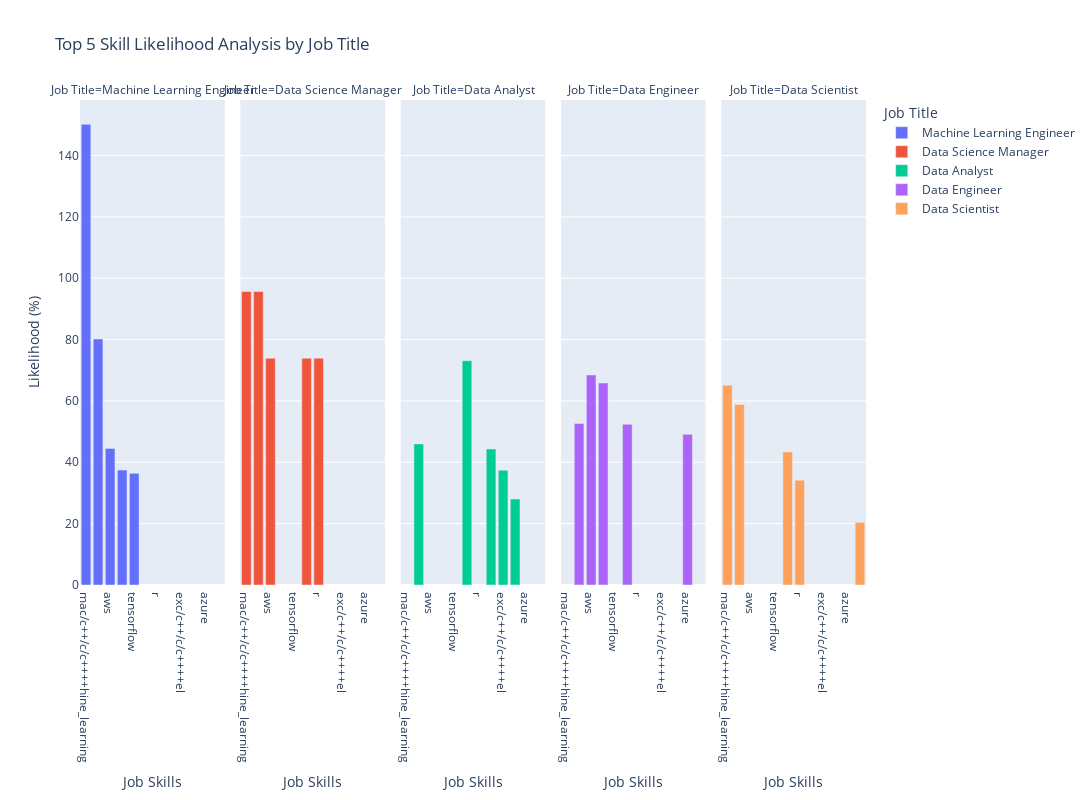

Write notebook code for a chart like this one.
### Code cell
# Function to get top 5 skills for each job title
def get_top_5_skills(job_title):
    return skill_likelihood[skill_likelihood['Job Title'] == job_title].nlargest(5, 'Likelihood (%)')

# Get unique job titles
job_titles = skill_likelihood['Job Title'].unique()

# Get top 5 skills for each job title
top_5_skills_per_title = pd.concat([get_top_5_skills(job_title) for job_title in job_titles])

# Sort the data in descending order for visualization
top_5_skills_per_title.sort_values(by='Likelihood (%)', ascending=False, inplace=True)

# Create a bar plot to visualize the top 5 skill likelihoods for each job title in separate subplots
fig = px.bar(top_5_skills_per_title, 
             x='Job Skills', 
             y='Likelihood (%)', 
             color='Job Title', 
             facet_col='Job Title', # Creating subplots based on 'Job Title'
             title='Top 5 Skill Likelihood Analysis by Job Title',
             labels={'Job Skills': 'Job Skills', 'Likelihood (%)': 'Likelihood (%)'})

# Update layout
fig.update_layout(
    xaxis_title="Job Skills",
    yaxis_title="Likelihood (%)",
    legend_title="Job Title",
    width=1300,
    height=800
)

fig.show()

### Figure 1 — Plotly figure (JSON) as saved in the notebook; plotly's stock layout.template omitted (floating-point values rounded to 4 significant figures)
{"data": [{"alignmentgroup": "True", "hovertemplate": "Job Title=Machine Learning Engineer<br>Job Skills=%{x}<br>Likelihood (%)=%{y}<extra></extra>", "legendgroup": "Machine Learning Engineer", "marker": {"color": "#636efa", "pattern": {"shape": ""}}, "name": "Machine Learning Engineer", "offsetgroup": "Machine Learning Engineer", "orientation": "v", "showlegend": true, "textposition": "auto", "type": "bar", "x": ["mac/c++/c/c++++hine_learning", "python", "aws", "c/c++/c/c++++loud", "tensorflow"], "xaxis": "x", "y": [150.2, 80.21, 44.52, 37.46, 36.4], "yaxis": "y"}, {"alignmentgroup": "True", "hovertemplate": "Job Title=Data Science Manager<br>Job Skills=%{x}<br>Likelihood (%)=%{y}<extra></extra>", "legendgroup": "Data Science Manager", "marker": {"color": "#EF553B", "pattern": {"shape": ""}}, "name": "Data Science Manager", "offsetgroup": "Data Science Manager", "orientation": "v", "showlegend": true, "textposition": "auto", "type": "bar", "x": ["mac/c++/c/c++++hine_learning", "python", "aws", "sql", "r"], "xaxis": "x2", "y": [95.65, 95.65, 73.91, 73.91, 73.91], "yaxis": "y2"}, {"alignmentgroup": "True", "hovertemplate": "Job Title=Data Analyst<br>Job Skills=%{x}<br>Likelihood (%)=%{y}<extra></extra>", "legendgroup": "Data Analyst", "marker": {"color": "#00cc96", "pattern": {"shape": ""}}, "name": "Data Analyst", "offsetgroup": "Data Analyst", "orientation": "v", "showlegend": true, "textposition": "auto", "type": "bar", "x": ["sql", "python", "tableau", "exc/c++/c/c++++el", "database"], "xaxis": "x3", "y": [73.13, 45.99, 44.31, 37.37, 28.01], "yaxis": "y3"}, {"alignmentgroup": "True", "hovertemplate": "Job Title=Data Engineer<br>Job Skills=%{x}<br>Likelihood (%)=%{y}<extra></extra>", "legendgroup": "Data Engineer", "marker": {"color": "#ab63fa", "pattern": {"shape": ""}}, "name": "Data Engineer", "offsetgroup": "Data Engineer", "orientation": "v", "showlegend": true, "textposition": "auto", "type": "bar", "x": ["aws", "c/c++/c/c++++loud", "python", "sql", "azure"], "xaxis": "x4", "y": [68.46, 65.86, 52.66, 52.4, 49.1], "yaxis": "y4"}, {"alignmentgroup": "True", "hovertemplate": "Job Title=Data Scientist<br>Job Skills=%{x}<br>Likelihood (%)=%{y}<extra></extra>", "legendgroup": "Data Scientist", "marker": {"color": "#FFA15A", "pattern": {"shape": ""}}, "name": "Data Scientist", "offsetgroup": "Data Scientist", "orientation": "v", "showlegend": true, "textposition": "auto", "type": "bar", "x": ["mac/c++/c/c++++hine_learning", "python", "sql", "r", "programming"], "xaxis": "x5", "y": [65.13, 58.83, 43.37, 34.17, 20.41], "yaxis": "y5"}], "layout": {"annotations": [{"font": {}, "showarrow": false, "text": "Job Title=Machine Learning Engineer", "x": 0.092, "xanchor": "center", "xref": "paper", "y": 1, "yanchor": "bottom", "yref": "paper"}, {"font": {}, "showarrow": false, "text": "Job Title=Data Science Manager", "x": 0.296, "xanchor": "center", "xref": "paper", "y": 1, "yanchor": "bottom", "yref": "paper"}, {"font": {}, "showarrow": false, "text": "Job Title=Data Analyst", "x": 0.5, "xanchor": "center", "xref": "paper", "y": 1, "yanchor": "bottom", "yref": "paper"}, {"font": {}, "showarrow": false, "text": "Job Title=Data Engineer", "x": 0.704, "xanchor": "center", "xref": "paper", "y": 1, "yanchor": "bottom", "yref": "paper"}, {"font": {}, "showarrow": false, "text": "Job Title=Data Scientist", "x": 0.908, "xanchor": "center", "xref": "paper", "y": 1, "yanchor": "bottom", "yref": "paper"}], "barmode": "relative", "height": 800, "legend": {"title": {"text": "Job Title"}, "tracegroupgap": 0}, "title": {"text": "Top 5 Skill Likelihood Analysis by Job Title"}, "width": 1300, "xaxis": {"anchor": "y", "domain": [0, 0.184], "title": {"text": "Job Skills"}}, "xaxis2": {"anchor": "y2", "domain": [0.204, 0.388], "matches": "x", "title": {"text": "Job Skills"}}, "xaxis3": {"anchor": "y3", "domain": [0.408, 0.592], "matches": "x", "title": {"text": "Job Skills"}}, "xaxis4": {"anchor": "y4", "domain": [0.612, 0.796], "matches": "x", "title": {"text": "Job Skills"}}, "xaxis5": {"anchor": "y5", "domain": [0.816, 1], "matches": "x", "title": {"text": "Job Skills"}}, "yaxis": {"anchor": "x", "domain": [0, 1], "title": {"text": "Likelihood (%)"}}, "yaxis2": {"anchor": "x2", "domain": [0, 1], "matches": "y", "showticklabels": false}, "yaxis3": {"anchor": "x3", "domain": [0, 1], "matches": "y", "showticklabels": false}, "yaxis4": {"anchor": "x4", "domain": [0, 1], "matches": "y", "showticklabels": false}, "yaxis5": {"anchor": "x5", "domain": [0, 1], "matches": "y", "showticklabels": false}}}
